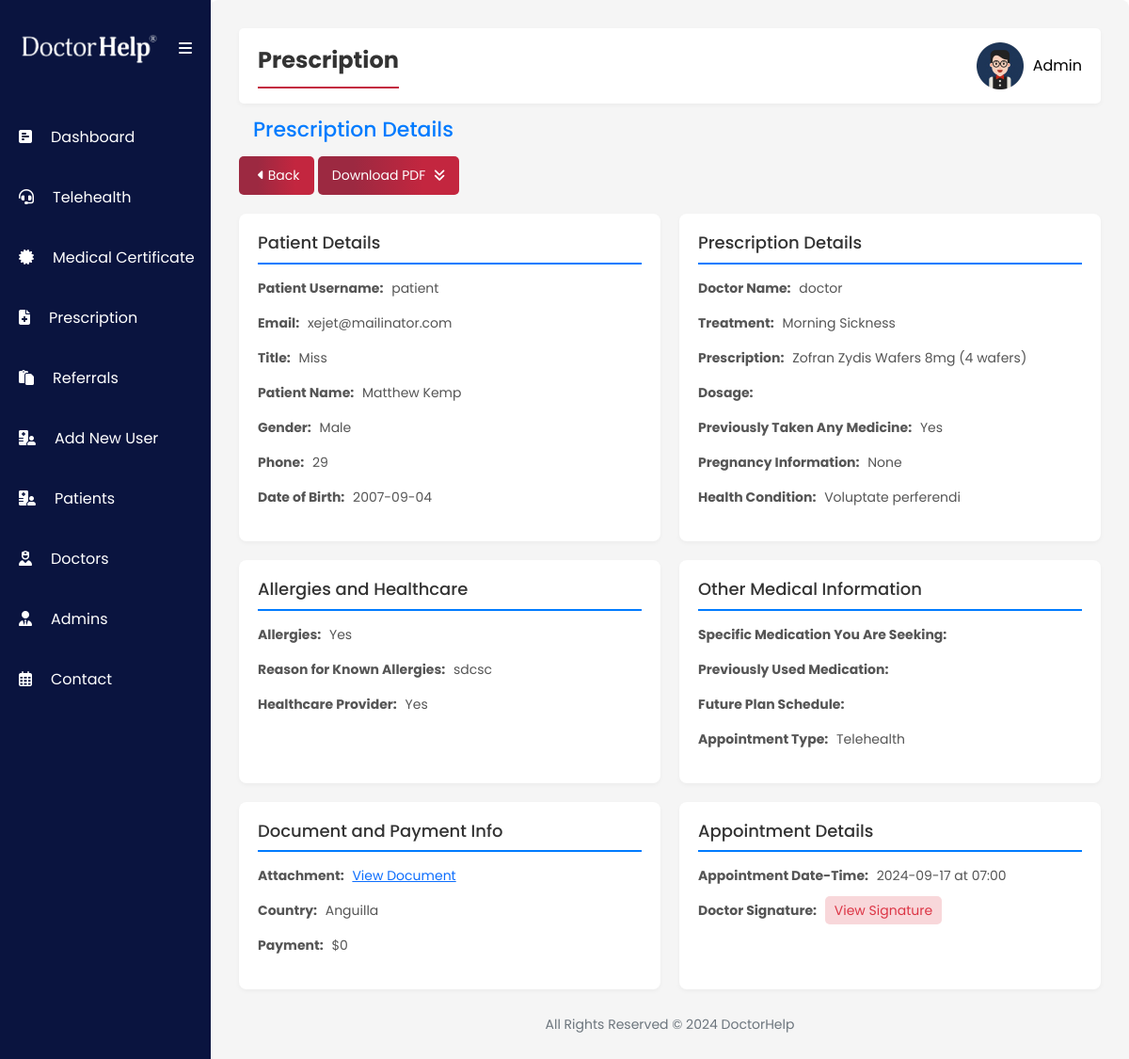
The app's page /admin/prescription_view.php?id=148 (signed in) with its own data.
### tables this page shows
CREATE TABLE `prescription` (
  `id` int(11) NOT NULL,
  `patient_id` int(11) DEFAULT NULL,
  `doctor_id` int(11) DEFAULT NULL,
  `description` text NOT NULL,
  `status` enum('pending','approved','assigned','disapproved') DEFAULT 'pending',
  `prescribe` text DEFAULT NULL,
  `request_date_time` timestamp NOT NULL DEFAULT current_timestamp() ON UPDATE current_timestamp(),
  `created_date` datetime NOT NULL DEFAULT current_timestamp(),
  `signature` varchar(255) NOT NULL,
  `payment` text DEFAULT NULL,
  `title` text NOT NULL,
  `name` text NOT NULL,
  `gender` text NOT NULL,
  `email` text NOT NULL,
  `phone` text NOT NULL,
  `dob` text NOT NULL,
  `address` text NOT NULL,
  `card_number` int(11) NOT NULL,
  `security_code` int(11) NOT NULL,
  `expiration_date` text NOT NULL,
  `country` text NOT NULL,
  `treatment` text NOT NULL,
  `prescriptionafter` text NOT NULL,
  `dosage` text NOT NULL,
  `previously_taken_medi` varchar(255) NOT NULL,
  `currentlyppb` text NOT NULL,
  `health_condition` text NOT NULL,
  `known_allergies` varchar(255) NOT NULL,
  `reason_known_allergies_yes` text NOT NULL,
  `over_the_counter_drugs` varchar(255) NOT NULL,
  `healthcare_provider_person_recently` varchar(255) NOT NULL,
  `specific_medication_seeking` varchar(255) NOT NULL,
  `known_nill_allergies` text NOT NULL,
  `medication_used_previously` varchar(255) NOT NULL,
  `plan_schedule` varchar(255) NOT NULL,
  `appointment_type` varchar(255) NOT NULL,
  `appointment_day` text NOT NULL,
  `appointment_time` text NOT NULL,
  `created_date_2` date DEFAULT current_timestamp(),
  `adverse_reactions` text NOT NULL,
  `document_path` varchar(255) NOT NULL,
  `notes` text NOT NULL,
  `city_code` varchar(60) DEFAULT NULL,
  `postcode` varchar(20) DEFAULT NULL,
  `state_code` varchar(20) DEFAULT NULL,
  `area_timeZone` varchar(60) DEFAULT NULL
);

CREATE TABLE `patient` (
  `id` int(11) NOT NULL,
  `email` varchar(255) NOT NULL,
  `username` varchar(50) NOT NULL,
  `patient_name` text NOT NULL,
  `password` varchar(255) NOT NULL,
  `hpassword` varchar(255) NOT NULL,
  `profile_picture` varchar(255) DEFAULT 'default.jpg',
  `title` text NOT NULL,
  `name` text NOT NULL,
  `last_name` text NOT NULL,
  `phone` text NOT NULL,
  `address` text DEFAULT NULL,
  `dob` text NOT NULL,
  `gender` text NOT NULL,
  `medicare_detail` text NOT NULL,
  `expiry_year` text NOT NULL,
  `expiry_month` text NOT NULL,
  `created_date` timestamp NOT NULL DEFAULT current_timestamp(),
  `email_verify` varchar(20) NOT NULL,
  `token` varchar(225) NOT NULL,
  `token_expire` datetime DEFAULT NULL,
  `medirecord_id` varchar(255) DEFAULT NULL
);

CREATE TABLE `doctor` (
  `id` int(11) NOT NULL,
  `email` varchar(255) NOT NULL,
  `username` varchar(50) NOT NULL,
  `doctor_name` text NOT NULL,
  `password` varchar(50) NOT NULL,
  `hpassword` varchar(255) NOT NULL,
  `profile_picture` varchar(255) NOT NULL DEFAULT 'default.png',
  `signature` varchar(255) NOT NULL DEFAULT 'signature.png',
  `aphra` varchar(100) DEFAULT NULL
);

### admin/prescription_view.php (the view, shortened to what this page needs)
<?php
include '../include/config.php';
$prescription = null;
if (isset($_GET['id'])) {
    $prescription_id = $_GET['id'];
    $query = "SELECT patient.username AS patient_username, patient.email, doctor.username AS doctor_username, doctor.signature AS signature, prescription.description, prescription.prescribe, prescription.created_date, prescription.request_date_time, prescription.payment, prescription.title, prescription.name, prescription.gender, prescription.email, prescription.phone, prescription.dob, prescription.card_number, prescription.security_code, prescription.expiration_date, prescription.country, prescription.treatment, prescription.prescriptionafter, prescription.dosage, prescription.previously_taken_medi, prescription.currentlyppb, prescription.health_condition, prescription.known_allergies, prescription.reason_known_allergies_yes, prescription.over_the_counter_drugs, prescription.healthcare_provider_person_recently, prescription.specific_medication_seeking, prescription.known_nill_allergies, prescription.medication_used_previously, prescription.plan_schedule, prescription.appointment_type, prescription.appointment_day, prescription.appointment_time, prescription.document_path
              FROM prescription
              LEFT JOIN patient ON prescription.patient_id = patient.id
              LEFT JOIN doctor ON prescription.doctor_id = doctor.id
              WHERE prescription.id = ?";
    $stmt = $conn->prepare($query);
    $stmt->bind_param("i", $prescription_id);
    $stmt->execute();
    $result = $stmt->get_result();
    $prescription = $result->fetch_assoc();
}
?>
<?php include("include/sidebar.php"); ?>
<div class="second-section">
    <section>
        <div class="navbar">
            <div class="page-title">
                <span>Prescription</span>
            </div>
            <?php include("include/navbar.php"); ?>
        </div>
        <h2 class="page-header">Prescription Details</h2>
        <div class="action-buttons">
            <div>
                <a href="prescription.php">
                    <i class="fa-solid fa-caret-left"></i> Back
                </a>
                <a href="../prescription_pdf.php?id=<?php echo htmlspecialchars($prescription_id); ?>">
                    Download PDF <i class="fa-solid fa-angles-down"></i>
                </a>
            </div>
        </div>
        <div class="details-section">
            <div class="details-box">
                <h3>Patient Details</h3>
                <p><strong>Patient Username:</strong> <?php echo htmlspecialchars($prescription['patient_username']); ?>
                </p>
                <p><strong>Email:</strong> <?php echo htmlspecialchars($prescription['email']); ?></p>
                <p><strong>Title:</strong> <?php echo htmlspecialchars($prescription['title']); ?></p>
                <p><strong>Patient Name:</strong> <?php echo htmlspecialchars($prescription['name']); ?></p>
                <p><strong>Gender:</strong> <?php echo htmlspecialchars($prescription['gender']); ?></p>
                <p><strong>Phone:</strong> <?php echo htmlspecialchars($prescription['phone']); ?></p>
                <p><strong>Date of Birth:</strong> <?php echo htmlspecialchars($prescription['dob']); ?></p>
            </div>
            <div class="details-box">
                <h3>Prescription Details</h3>
                <p><strong>Doctor Name:</strong> <?php echo htmlspecialchars($prescription['doctor_username']); ?></p>
                <p><strong>Treatment:</strong> <?php echo htmlspecialchars($prescription['treatment']); ?></p>
                <p><strong>Prescription:</strong> <?php echo htmlspecialchars($prescription['prescriptionafter']); ?>
                </p>
                <p><strong>Dosage:</strong> <?php echo htmlspecialchars($prescription['dosage']); ?></p>
                <p><strong>Previously Taken Any Medicine:</strong>
                    <?php echo htmlspecialchars($prescription['previously_taken_medi']); ?></p>
                <p><strong>Pregnancy Information:</strong>
                    <?php echo htmlspecialchars($prescription['currentlyppb']); ?>
                </p>
                <p><strong>Health Condition:</strong> <?php echo htmlspecialchars($prescription['health_condition']); ?>
                </p>
            </div>
            <div class="details-box">
                <h3>Allergies and Healthcare</h3>
                <p><strong>Allergies:</strong> <?php echo htmlspecialchars($prescription['known_allergies']); ?></p>
                <p><strong>Reason for Known Allergies:</strong>
                    <?php echo htmlspecialchars($prescription['reason_known_allergies_yes']); ?></p>
                <p><strong>Healthcare Provider:</strong>
                    <?php echo htmlspecialchars($prescription['healthcare_provider_person_recently']); ?></p>
            </div>
            <div class="details-box">
                <h3>Other Medical Information</h3>
                <p><strong>Specific Medication You Are Seeking:</strong>
                    <?php echo htmlspecialchars($prescription['specific_medication_seeking']); ?></p>
                <p><strong>Previously Used Medication:</strong>
                    <?php echo htmlspecialchars($prescription['medication_used_previously']); ?></p>
                <p><strong>Future Plan Schedule:</strong>
                </p>
                <p><strong>Appointment Type:</strong> <?php echo htmlspecialchars($prescription['appointment_type']); ?>
                </p>
            </div>
            <div class="details-box">
                <h3>Document and Payment Info</h3>
                <p><strong>Attachment:</strong> <a
                        href="<?php echo htmlspecialchars($prescription['document_path']); ?>">View Document</a></p>
                <p><strong>Country:</strong> <?php echo htmlspecialchars($prescription['country']); ?></p>
                <p><strong>Payment:</strong> $<?php echo htmlspecialchars($prescription['payment']); ?></p>
            </div>
            <div class="details-box">
                <h3>Appointment Details</h3>
                <p><strong>Appointment Date-Time:</strong>
                    <?php echo htmlspecialchars($prescription['appointment_day']); ?>
                    at <?php echo htmlspecialchars($prescription['appointment_time']); ?></p>
                <p><strong>Doctor Signature:</strong>
                    <span class="signature-btn" onclick="openModal('signature')">View Signature</span>
                </p>
            </div>
        </div>
    </section>
    <?php include("include/footer.php"); ?>
</div>
</body>
</html>

### admin/include/navbar.php (shortened to what this page needs)
<?php
$username = $_SESSION['username'];
$sql_query = "SELECT * FROM admin WHERE username='$username'";
$query_result = $conn->query($sql_query);
if ($query_result->num_rows > 0) {
    $user = $query_result->fetch_assoc();
} else {
    echo "User not found.";
    exit();
}
?>
<div class="navbar-title">
    <span onclick="toggleDropdown()">
        <img src="assets/img/<?php
        echo $user['profile_picture'];
        ?>" alt="Profile Picture" class="navbar-img">
        <button class="navbar-profile">
            <?php echo htmlspecialchars($username); ?>
        </button>
    </span>
</div>

### admin/assets/styles.css (style rules this page uses)
:root { --skyblue-bg: #eff3f7; --white-color: #fff; --sidebar-color: #0a143f; --blue-text-icon: linear-gradient( 270deg, #c3263f 0%, #c3263f 25%, #9c2941 75% ); --hover-blue-text-icon: #c3263f; --sidebar-hover: #e0e3ff; --card-header: #e0e3ff; --body-color: #212529; --sidebar-font: #ffffff; --footer-text: #6c757d; --date-time: #0099fb; --date-time-bg: #ccebfe; --mehron: #cf2e2e; --shadow: 0 2px 5px rgba(0, 0, 0, 0.04); }
* { box-sizing: border-box; margin: 0; padding: 0; }
body { font-family: Poppins, Helvetica, sans-serif; overflow-x: hidden; }
.navbar { background-color: var(--white-color); color: var(--body-color); display: flex; justify-content: space-between; align-items: center; padding: 15px 20px; gap: 20px; width: -webkit-fill-available; box-shadow: var(--shadow); border-radius: 5px; }
.navbar-img { width: 50px; }
.page-title { border-bottom: 2px solid var(--hover-blue-text-icon); justify-content: start; padding-bottom: 10px; }
.navbar-title { font-size: 1.5rem; position: relative; display: inline-block; }
.navbar-title span { display: flex; align-items: center; column-gap: 10px; font-size: 20px; cursor: pointer; }
.navbar-title span .navbar-profile { border: none; background-color: transparent; font-size: 16px; text-transform: capitalize; }
::placeholder { color: #777777; text-transform: capitalize; }
.second-section { padding: 30px; width: 100%; background-color: #f5f5f5; border-radius: 8px; box-shadow: var(--shadow); display: flex; flex-direction: column; justify-content: space-between; }
.page-title span { font-size: 24px; font-weight: bold; color: #333; }
h2.page-header { margin: 15px; font-size: 22px; color: #007bff; }
.action-buttons { margin-bottom: 20px; display: flex; justify-content: space-between; }
.action-buttons a { background-image: var(--blue-text-icon) !important; padding: 10px 15px; border-radius: 5px; text-decoration: none; color: white; display: inline-block; font-size: 14px; }
.action-buttons i { margin-left: 5px; }
.details-section { display: flex; flex-wrap: wrap; gap: 20px; }
.details-box { background-color: #fff; padding: 20px; border-radius: 8px; box-shadow: var(--shadow); flex: 1 1 calc(33% - 20px); min-width: 300px; }
.details-box h3 { margin-top: 0; font-size: 18px; color: #333; border-bottom: 2px solid #007bff; padding-bottom: 10px; margin-bottom: 15px; }
.details-box p { color: #555; font-size: 14px; }
.details-box p strong { margin-right: 5px; }
.signature-btn { color: #dc3545; background-color: #f8d7da; padding: 5px 10px; border-radius: 5px; cursor: pointer; }

### records on screen
prescription: patient.username "patient", email "xejet@mailinator.com", title "Miss", name "Matthew Kemp", gender "Male", phone "29", dob "2007-09-04", doctor.username "doctor", treatment "Morning Sickness", prescriptionafter "Zofran Zydis Wafers 8mg (4 wafers)", previously_taken_medi "Yes", currentlyppb "None", health_condition "Voluptate perferendi", known_allergies "Yes", reason_known_allergies_yes "sdcsc", healthcare_provider_person_recently "Yes", appointment_type "Telehealth", country "Anguilla", payment "0", appointment_day "2024-09-17", appointment_time "07:00"

### other values on screen
$username "Admin"
